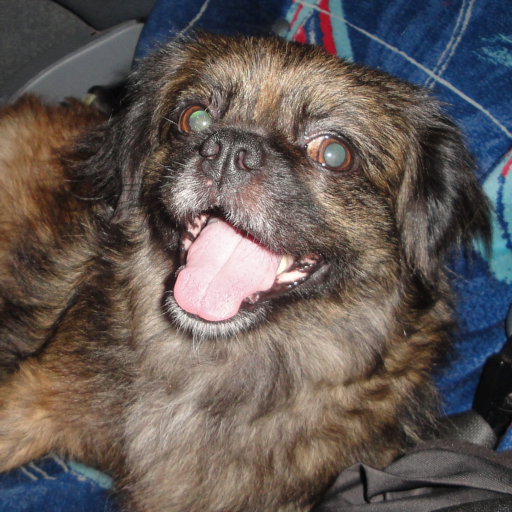
#> input picture Primer Parcial/Semana III/chicky_512.png, 512 x 512 px, found by its file name
$ jupyter execute --allow-errors eqHist.ipynb
#> lines starting #> are read from the running program, lines starting #| are printed output that depends on the picture
[cell 1]
import cv2 as cv
import numpy as np
from matplotlib import pyplot as plt

[cell 2]
img = cv.imread('f:/Imagenes/excavator-824655_1280.jpg', 0)

#> (a cell that did not finish here is left out)

[cell 4]
histograma = cv.calcHist([img], [0], None, [256], (0, 256))
#> histograma = 256 values from 0 to 0
plt.plot(histograma)
plt.show()
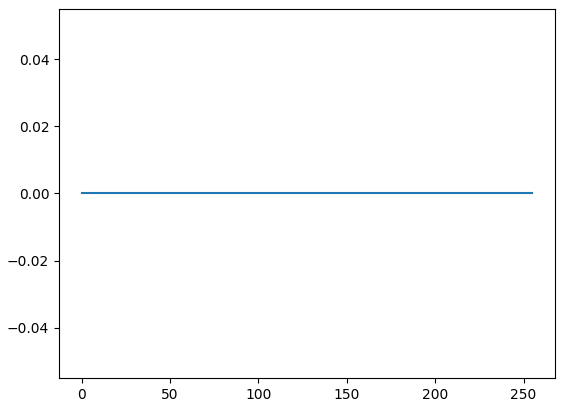
#> figure drawn by matplotlib, 1 panel

[cell 5]
# Ecualización

img_eq = cv.equalizeHist(img)

#> (a cell that did not finish here is left out)

#> (a cell that did not finish here is left out)

[cell 8]
histograma_eq = cv.calcHist([img_eq], [0], None, [256], (0, 256))
#> histograma_eq = 256 values from 0 to 0
plt.plot(histograma_eq)
plt.show()

[cell 9]
chicky = cv.imread('c:/Users/arman/Downloads/chicky_512.png', 0)
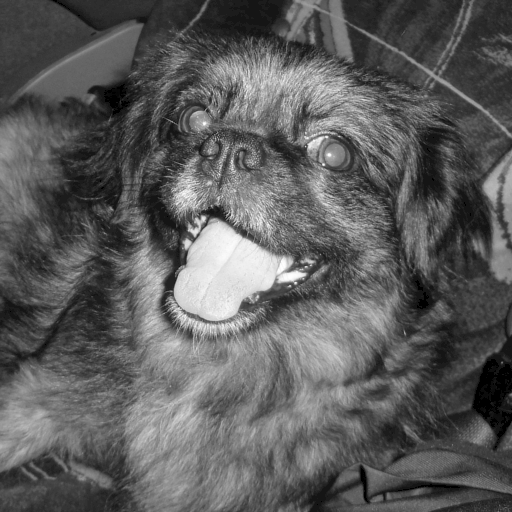
#> chicky: shape (512, 512); min 0, max 255, mean 92.5

[cell 10]
plt.imshow(chicky, "gray")
plt.show()

[cell 11]
chicky_histograma = cv.calcHist([chicky], [0], None, [256], (0, 256))
#> chicky_histograma = 256 values, max 8368 at index 46, min 0 at index 1, mean 1024
plt.plot(histograma)
plt.show()

[cell 12]
chicky_eq = cv.equalizeHist(chicky)
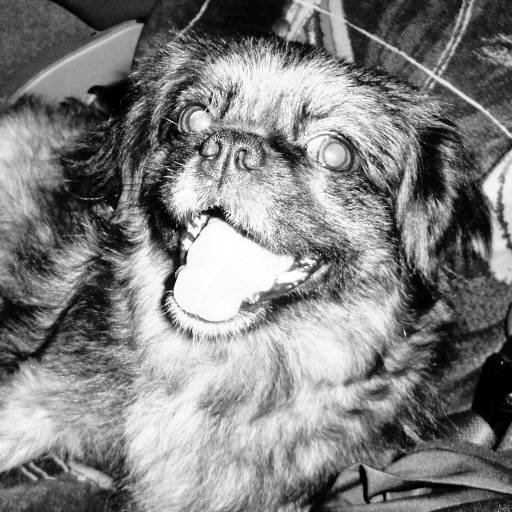
#> chicky_eq: shape (512, 512); min 0, max 255, mean 128.5

[cell 13]
plt.imshow(chicky_eq, "gray")
plt.show()

[cell 14]
chicky_histograma_eq = cv.calcHist([chicky_eq], [0], None, [256], (0, 256))
#> chicky_histograma_eq = 256 values, max 8397 at index 42, min 0 at index 2, mean 1024
plt.plot(chicky_histograma_eq)
plt.show()
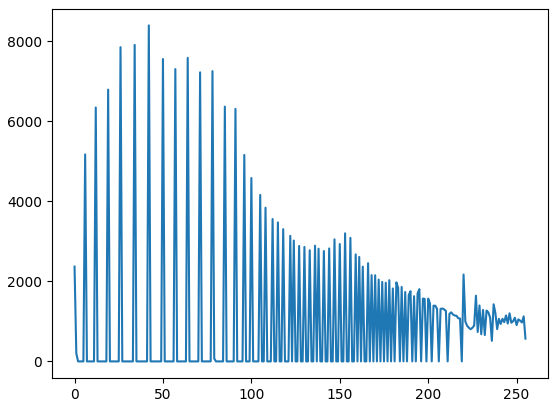
#> figure drawn by matplotlib, 1 panel; curve peaks at x = 42, y = 8397

[cell 15]
plt.imshow(np.hstack((chicky, chicky_eq)), "gray")
plt.show()
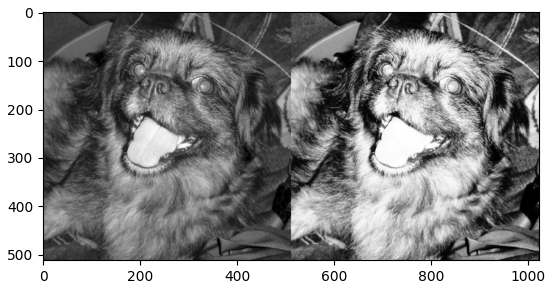
#> figure drawn by matplotlib, 1 panel

[cell 16]
"""


"""

[cell 17]
chicky_color = cv.imread('c:/Users/arman/Downloads/chicky_512.png')[:,:,:-1]

[cell 18]
# 1)

canal_R = chicky_color[:,:,0]
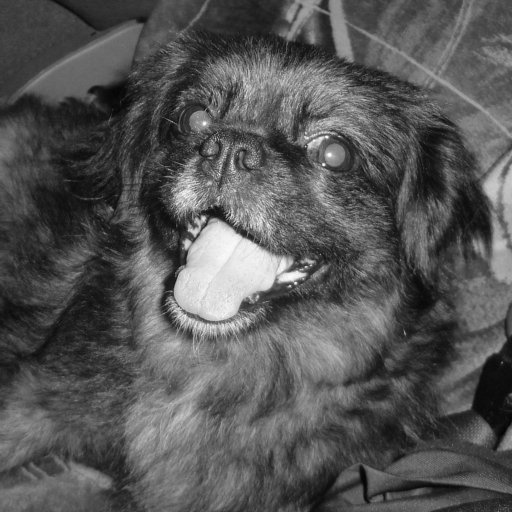
#> canal_R: shape (512, 512); min 4, max 255, mean 85.8
canal_G = chicky_color[:,:,1]
#> (the rest of this cell did not finish here and is left out)

$ run again, with Segundo Parcial/Semana X/s&p-noise.jpeg saved as Primer Parcial/Semana III/chicky_512.png
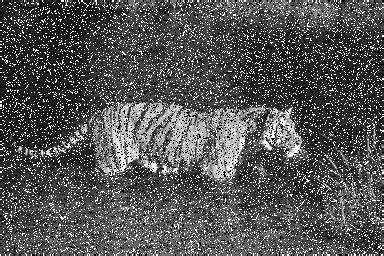
#> input picture Segundo Parcial/Semana X/s&p-noise.jpeg, 384 x 256 px, found by its file name
#> histograma = 256 values from 0 to 0
#> chicky is the input picture: shape (256, 384); min 0, max 255, mean 86.1
#> chicky_histograma = 256 values, max 6419 at index 255, min 28 at index 214, mean 384
#> `chicky_eq = cv.equalizeHist(chicky)`:
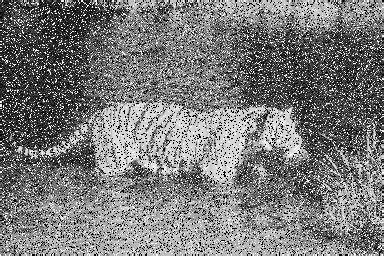
#> chicky_eq: shape (256, 384); min 0, max 255, mean 121
#> chicky_histograma_eq = 256 values, max 6419 at index 255, min 0 at index 3, mean 384
#> `plt.show()`:
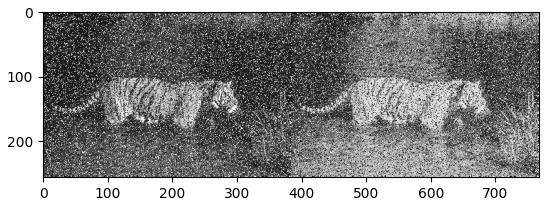
#> figure drawn by matplotlib, 1 panel

$ run again, with Primer Parcial/Semana IV/aero1.jpg saved as Primer Parcial/Semana III/chicky_512.png
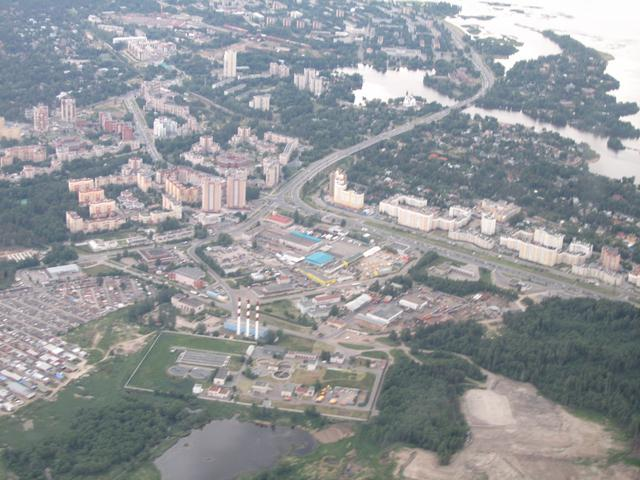
#> input picture Primer Parcial/Semana IV/aero1.jpg, 640 x 480 px, found by its file name
#> histograma = 256 values from 0 to 0
#> chicky_histograma = 256 values, max 3160 at index 146, min 0 at index 0, mean 1200
#> `chicky_eq = cv.equalizeHist(chicky)`:
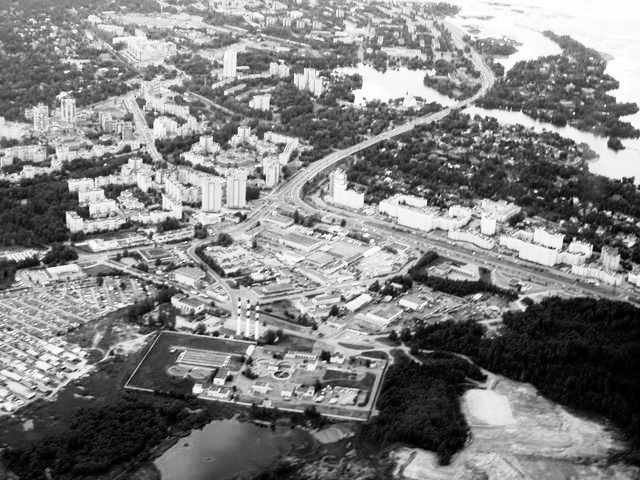
#> chicky_eq: shape (480, 640); min 0, max 255, mean 128.4
#> chicky_histograma_eq = 256 values, max 3160 at index 131, min 0 at index 11, mean 1200
#> `canal_R = chicky_color[:,:,0]`:
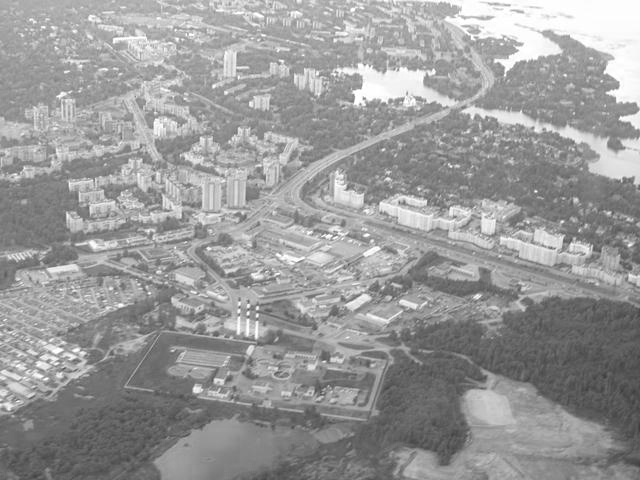
#> canal_R: shape (480, 640); min 60, max 255, mean 153.6
